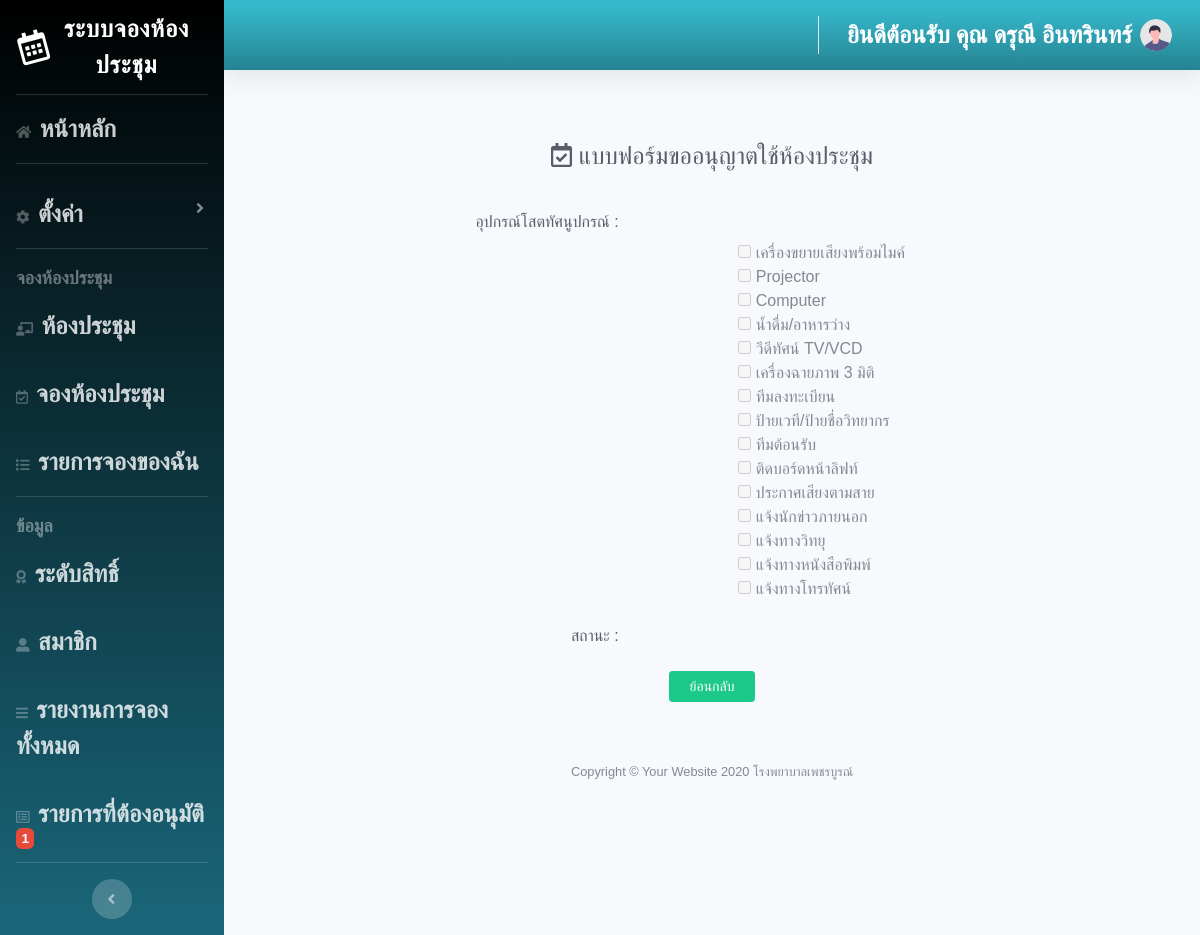
The app's page /meeting/detailbooking_admin.php (signed in) with its own data.
### tables this page shows
CREATE TABLE `equipment` (
  `eq_id` int(3) NOT NULL,
  `eq_name` varchar(250) NOT NULL,
  `de_id` int(10) NOT NULL
);

### meeting/detailbooking_admin.php (the view, shortened to what this page needs)
<?php
if (!$_SESSION['userid']) {
  header("Location: frm_login.php");
} else {
  ?>
  <!DOCTYPE html>
  <html lang="en">
  <head>
    <link rel="stylesheet" href="https://cdnjs.cloudflare.com/ajax/libs/twitter-bootstrap/4.5.0/css/bootstrap.min.css">
    <link rel="stylesheet" href="https://cdnjs.cloudflare.com/ajax/libs/tempusdominus-bootstrap-4/5.1.2/css/tempusdominus-bootstrap-4.min.css">
    <link rel="stylesheet" href="https://cdnjs.cloudflare.com/ajax/libs/font-awesome/5.12.0-2/css/all.min.css">
    <link href="vendor/fontawesome-free/css/all.min.css" rel="stylesheet" type="text/css">
    <link href="css/sb-admin-2.min.css" rel="stylesheet">
  </head>
  <body id="page-top">
   <?php
   include "admin_menu.php";
   ?>
   <br>
   <br>
   <div class="col-sm-12">
     <div class="wrap-form">
      <center>
        <h4 class="text-dark" ><i class="far fa-calendar-check"></i>  แบบฟอร์มขออนุญาตใช้ห้องประชุม</h4>
      </center>
      <br>
      <form action="addbooking1.php" method="post" accept-charset="utf-8" align="left">
      <div class="form-group row">
        <label for="ev_title" class="col-sm-5 col-form-label text-right text-dark" > อุปกรณ์โสตทัศนูปกรณ์ : </label>
        <?php
        $sql1="SELECT * FROM equipment";
        $query1 = mysqli_query($con, $sql1);
        $i=0;
        while ($rs1=mysqli_fetch_array($query1)){
          $i++;
          $checkbox = '';
          ?>
          <div class="col-sm-12" >
            <input type="checkbox" disabled <?php echo $checkbox ?> name="eqid<?php echo $i ?>" value="<?php echo $rs1['eq_id']; ?>"> <?php echo "$rs1[eq_name]"; ?>
          </div>
          <?php
        }
        ?>
      </div>
      <div class="form-group row">
        <label for="ev_status" class="col-sm-5 col-form-label text-right text-dark" >สถานะ :</label>
        <label class="col-sm-3 col-form-label text-dark"><?php  if($status=='0'){echo "รออนุมัติจากหัวหน้า";
      } else if($status=='1'){echo "รออนุมัติ";
      } else if($status=='2'){echo "ไม่อนุมัติจากหัวหน้า";
      } else if($status=='3'){echo "อนุมัติ";
      } else if($status=='4'){echo "ไม่อนุมัติ";
      } else if($status=='5'){echo "ยกเลิก";
    }?></label>
  </div>
  <center>
    <tr>
      <td colspan="2" align="center">
        <input class="btn btn-success btn-sm mb-3" type="reset" onclick="window.history.back()" name="btnCancel" id="btnCancel" value="   ย้อนกลับ   " />
      </td>
    </center>
  </div>
</div>
<?php
include "foot1.php";
?>
</div>
</div>
  </body>
  </html>
<?php } ?>

### meeting/foot1.php (style rules this page uses)
body { font-family: "Poppins", sans-serif; background-color:#F8F8FF; height: 100vh; }

### records on screen
equipment: eq_name "เครื่องขยายเสียงพร้อมไมค์"
equipment: eq_name "Projector"
equipment: eq_name "Computer"
equipment: eq_name "น้ำดื่ม/อาหารว่าง"
equipment: eq_name "วีดีทัศน์ TV/VCD"
equipment: eq_name "เครื่องฉายภาพ 3 มิติ"
equipment: eq_name "ทีมลงทะเบียน"
equipment: eq_name "ป้ายเวที/ป้ายชื่อวิทยากร"
equipment: eq_name "ทีมต้อนรับ"
equipment: eq_name "ติดบอร์ดหน้าลิฟท์"
equipment: eq_name "ประกาศเสียงตามสาย"
equipment: eq_name "แจ้งนักข่าวภายนอก"
equipment: eq_name "แจ้งทางวิทยุ"
equipment: eq_name "แจ้งทางหนังสือพิมพ์"
equipment: eq_name "แจ้งทางโทรทัศน์"

### other values on screen
$num "1"
$_SESSION['user'] "ดรุณี อินทรินทร์"
